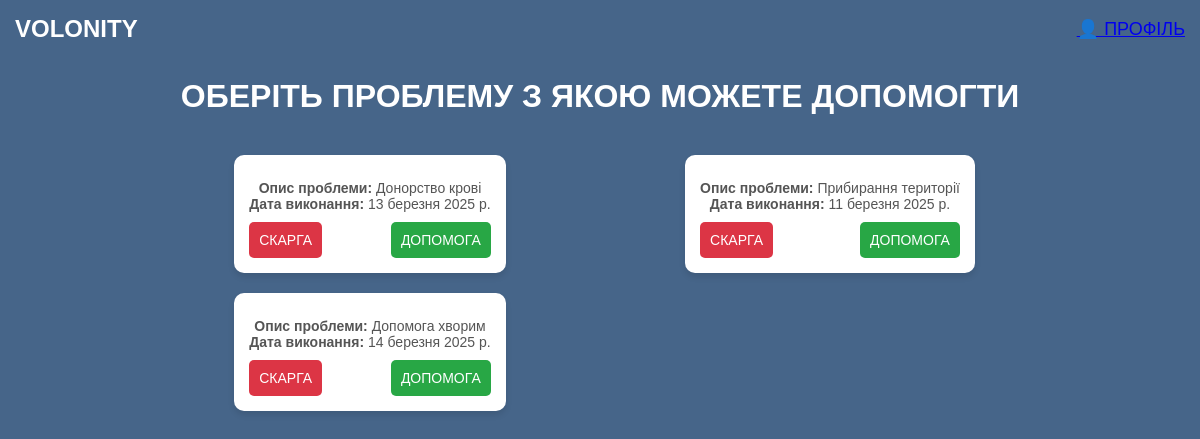
The app's page /catalog/specialists/ with its own data.
### catalog/models.py (models this page shows)
class Request(models.Model):
    id_needy = models.ForeignKey(Needy, on_delete=models.CASCADE)  # Зв'язок з Needy
    code_type_work = models.ForeignKey(TypeWork, on_delete=models.CASCADE)  # Зв'язок з TypeWork
    execution_date = models.DateField()  # Дата виконання
    problem_description = models.TextField()  # Опис проблеми
    code_request = models.IntegerField(primary_key=True)  # Код заявки
    def __str__(self):
        return str(self.code_request)

### catalog/views.py (the view)
# urls.py: path('specialists/', views.specialists_list, name='specialists_list'),
def specialists_list(request):
    requests = Request.objects.all()
    print(requests)
    return render(request, 'catalog/catalog.html', {'requests': requests})

### templates/catalog/catalog.html (shortened to what this page needs)
{% load static %}
<!DOCTYPE html>
<html lang="uk">
<head>
    <link rel="stylesheet" href="{% static 'css/catalog.css' %}">
</head>
<body>
    <header>
        <div class="logo">
            VOLONITY
        </div>
        <div class="profile">
            <a href="{% url 'profile_volunteer' %}">&#128100; ПРОФІЛЬ</a>
        </div>
    </header>
    <main>
        <h1>ОБЕРІТЬ ПРОБЛЕМУ З ЯКОЮ МОЖЕТЕ ДОПОМОГТИ</h1>
        <div class="specialists">
           {% for request in requests %}
    <div class="specialist-card">
        <div class="info">
            <strong>Опис проблеми:</strong> {{ request.problem_description }} <br>
            <strong>Дата виконання:</strong> {{ request.execution_date }}
        </div>
        <div class="buttons">
            <button class="report">СКАРГА</button>
            <button class="help">ДОПОМОГА</button>
        </div>
    </div>
{% empty %}
    <p>Немає заявок</p>
{% endfor %}
        </div>
    </main>
</body>
</html>

### static/css/catalog.css (style rules this page uses)
body { font-family: Arial, sans-serif; margin: 0; padding: 0; background: #466589; text-align: center; }
header { display: flex; justify-content: space-between; align-items: center; padding: 15px; background: #466589; color: white; }
.logo { font-size: 24px; font-weight: bold; text-transform: uppercase; color: white; }
.profile { font-size: 18px; cursor: pointer; }
h1 { margin: 20px 0; color: white; }
.specialists { display: grid; grid-template-columns: repeat(2, 1fr); gap: 20px; justify-content: center; padding: 20px; max-width: 900px; margin: auto; }
.specialist-card { background: white; padding: 15px; border-radius: 10px; box-shadow: 0 4px 6px rgba(0, 0, 0, 0.1); text-align: center; max-width: 300px; margin: auto; }
.info { margin: 10px 0; font-size: 14px; color: #555; }
.buttons { display: flex; justify-content: space-between; }
button { border: none; padding: 10px; cursor: pointer; font-size: 14px; border-radius: 5px; transition: 0.3s; }
button.report { background: #dc3545; color: white; }
button.help { background: #28a745; color: white; }

### records on screen
Request: problem_description "Донорство крові", execution_date "13 березня 2025 р."
Request: problem_description "Прибирання території", execution_date "11 березня 2025 р."
Request: problem_description "Допомога хворим", execution_date "14 березня 2025 р."
